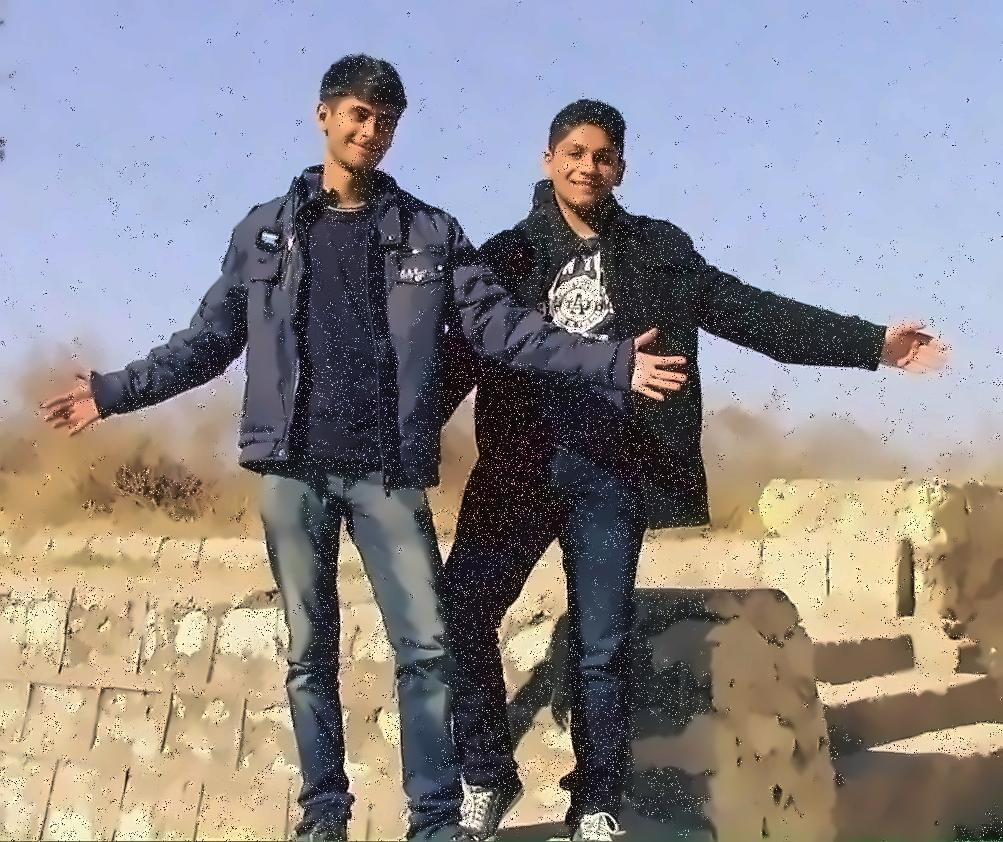
#> input picture uploads/n1_denoised_denoised.jpg, 1003 x 842 px; its folder holds only this picture in this run
$ python -i app.py   (imports and definitions only)
#> lines starting #> are read from the running program, lines starting #| are printed output that depends on the picture
#> in denoiser, input_img is the input picture: shape (842, 1003, 3); mean B, G, R 140.2, 138.1, 142.7
import os
from zipfile import ZipFile

import cv2
import requests
from flask import Flask, render_template, request, jsonify, send_file

# [1 line not run here, left out]

UPLOAD_FOLDER = 'uploads'
# [1 line that did not run here, left out]


# Ensure the uploads directory exists
# [2 lines not run here, left out]


def apply_hdr(input_img):
    # Enhance local contrast and details
    detail_enhanced = cv2.detailEnhance(input_img, sigma_s=10, sigma_r=0.15)

    # Convert to LAB color space to adjust the brightness and contrast
    lab = cv2.cvtColor(detail_enhanced, cv2.COLOR_BGR2LAB)
#> lab: shape (842, 1003, 3); mean of channels 0, 1, 2 146.5, 131.1, 127.9

    # Split LAB channels
    l, a, b = cv2.split(lab)
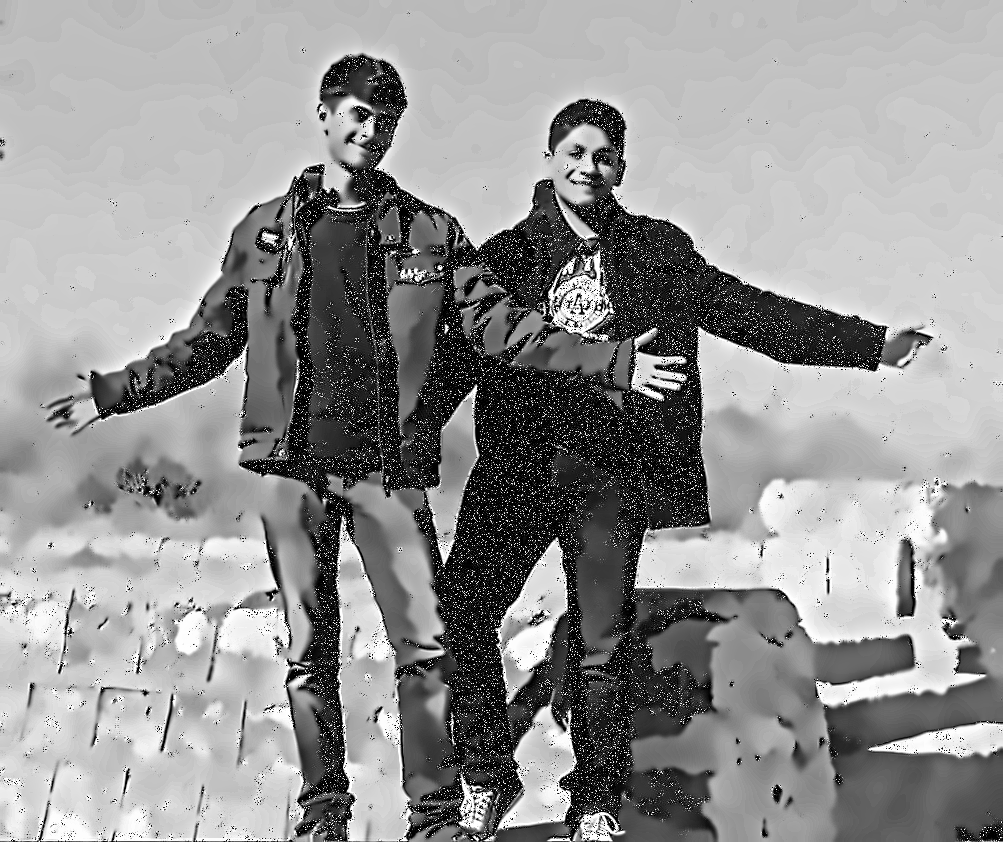
#> l: shape (842, 1003); min 0, max 255, mean 146.5
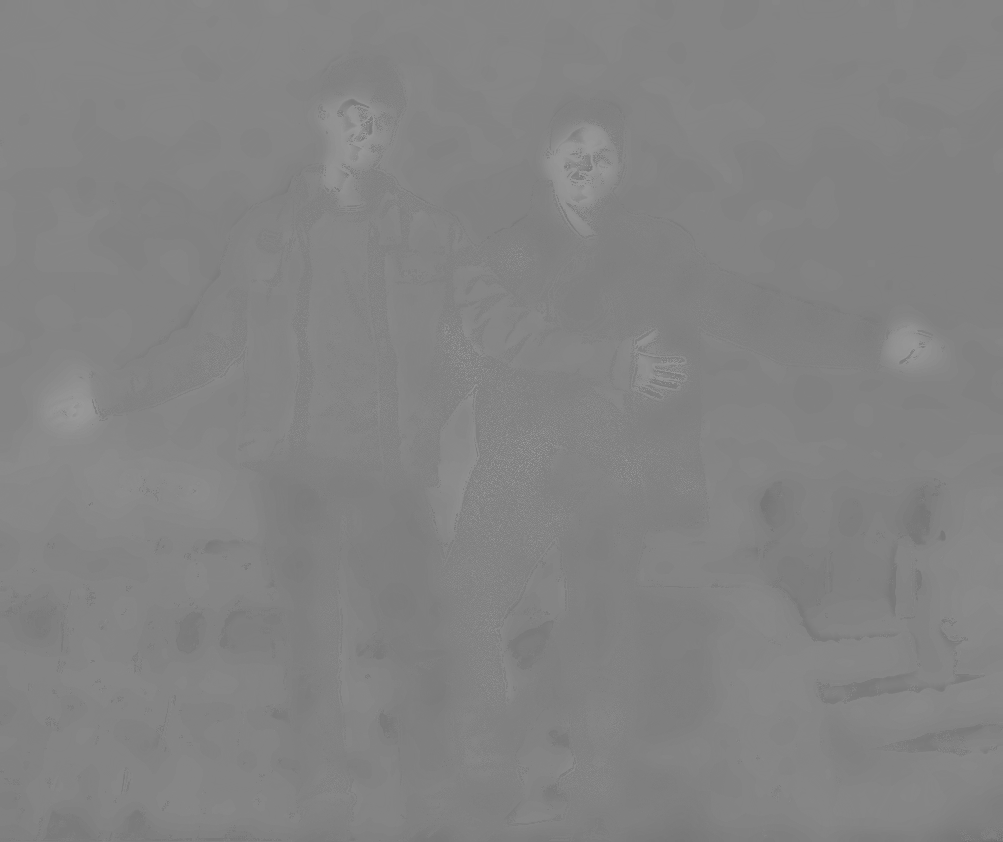
#> a: shape (842, 1003); min 106, max 161, mean 131.1
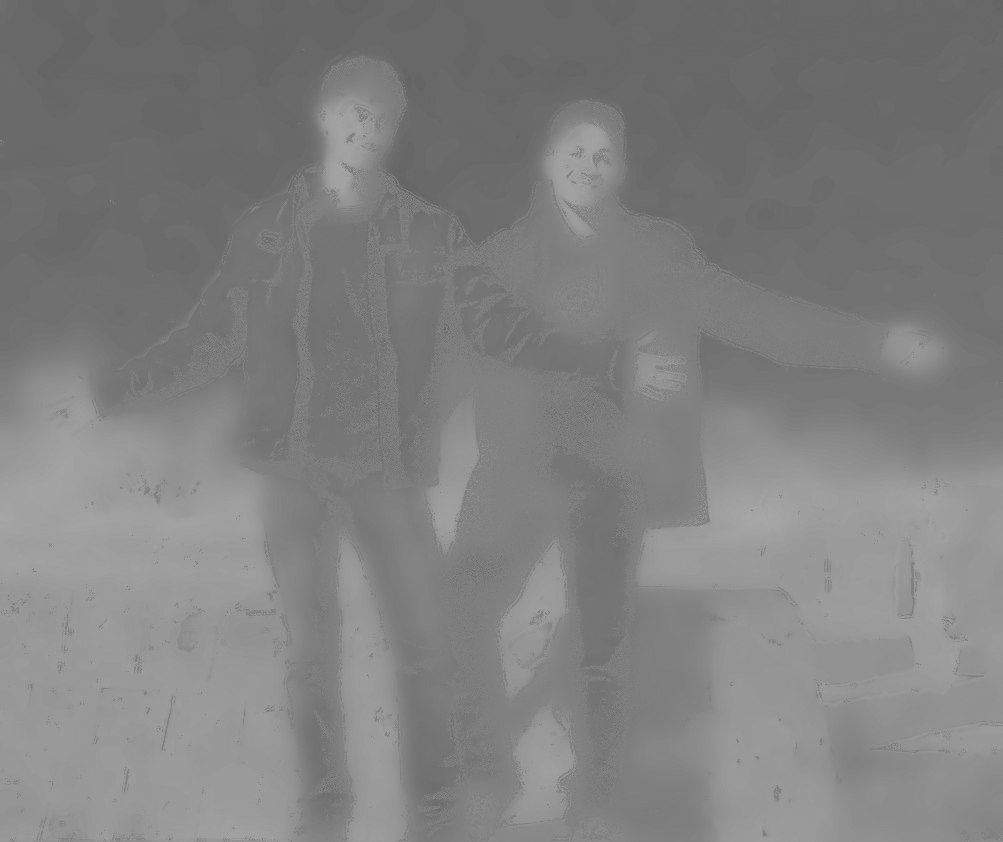
#> b: shape (842, 1003); min 99, max 167, mean 127.9

    # Apply CLAHE to the L-channel
    clahe = cv2.createCLAHE(clipLimit=3.0, tileGridSize=(8, 8))
    cl = clahe.apply(l)
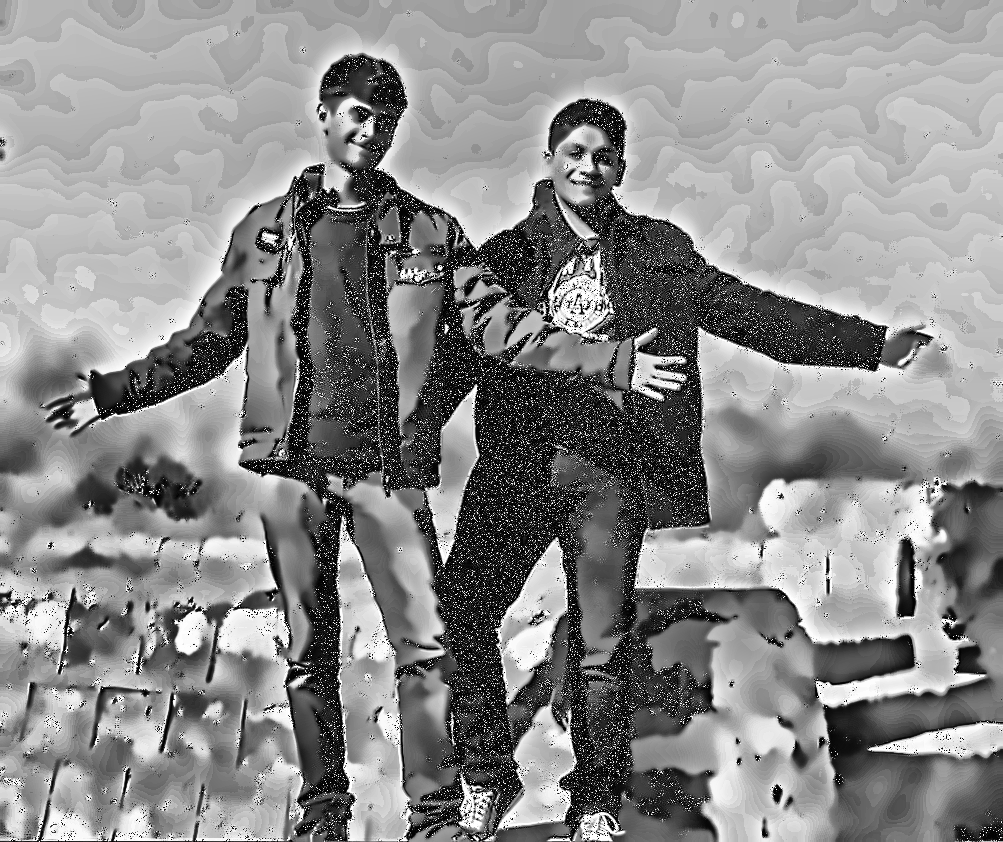
#> cl: shape (842, 1003); min 0, max 255, mean 137.7

    # Merge CLAHE enhanced L-channel with A and B channels
    limg = cv2.merge((cl, a, b))
#> limg: shape (842, 1003, 3); mean of channels 0, 1, 2 137.7, 131.1, 127.9

    # Convert back to BGR color space
    hdr_like = cv2.cvtColor(limg, cv2.COLOR_LAB2BGR)
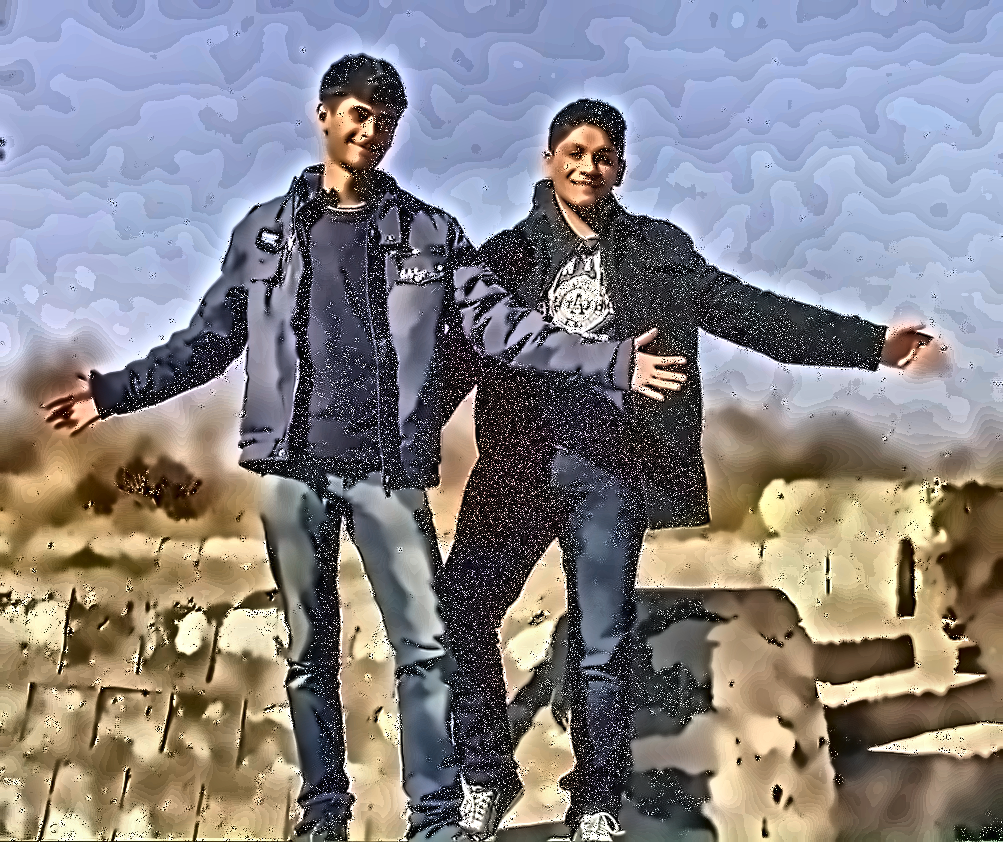
#> hdr_like: shape (842, 1003, 3); mean B, G, R 132.8, 130.8, 134.6

    return hdr_like


def denoiser(file_path):
    slash_index = file_path.rfind('/')

    if slash_index == -1:
        file_full_name = file_path
    else:
        file_extra_path = file_path[:slash_index]
        file_full_name = file_path[slash_index + 1:]

    dot_index = file_full_name.rfind('.')
    file_name = file_full_name[:dot_index]
    file_extension = file_full_name[dot_index + 1:]

    input_img = cv2.imread(file_path)

    # Denoising the image
    denoised_img = cv2.fastNlMeansDenoisingColored(input_img, None, 15, 15, 7, 21)

    # Applying HDR effect
    hdr_img = apply_hdr(denoised_img)

    output_file_name = file_name + "_hdr"
    output_file_full_name = output_file_name + '.' + file_extension
    output_file_path = output_file_full_name if slash_index == -1 else file_extra_path + '/' + output_file_full_name

    cv2.imwrite(output_file_path, hdr_img)
    return output_file_path


# [4 lines that did not run here, left out]


# [10 lines that did not run here, left out]


def remove_files_in_folder(folder_path):
    try:
        file_list = os.listdir(folder_path)
        for file_name in file_list:
            file_path = os.path.join(folder_path, file_name)
            os.remove(file_path)
        return True, None
    except Exception as e:
        return False, str(e)


def download_file(url, filename):
    response = requests.get(url, stream=True)
    if response.status_code == 200:
        with open(os.path.join(UPLOAD_FOLDER, "processed_" + filename), 'wb') as file:
            for chunk in response.iter_content(chunk_size=128):
                file.write(chunk)
        print("Download completed.")
    else:
        print("Error: Unable to download the file.")


# [19 lines that did not run here, left out]


# [3 lines not run here, left out]

>>> result = denoiser('uploads/n1_denoised_denoised.jpg')
